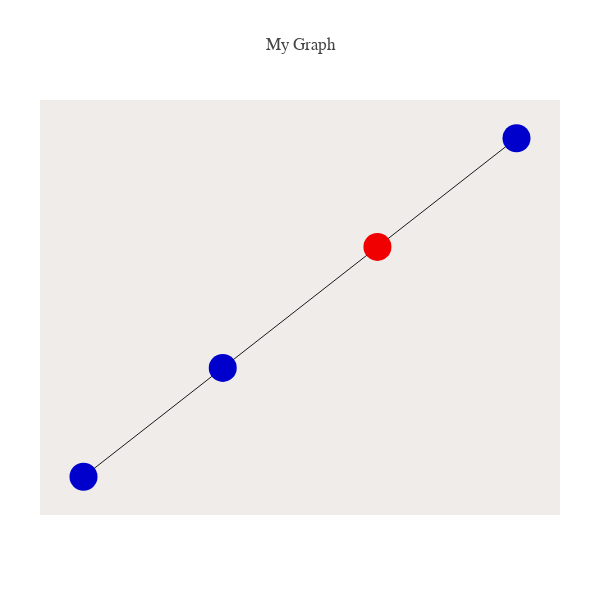

Notebook source saved alongside this figure:
### Code cell
### let's visualize the tree
### plotting a network because igraph is not installed.

from structure_tools.Coalesce_plots import plot_phyl_net

node_list= list(range(-1,Mp.shape[1]))
root= True
nodes_as_seqs= True

plot_phyl_net(data_phyl,leaves,node_list,edges,
              nodes_as_seqs= nodes_as_seqs,root= root)

### Figure 1 — Plotly figure (JSON) as saved in the notebook; plotly's stock layout.template omitted (floating-point values rounded to 4 significant figures)
{"data": [{"hoverinfo": "none", "line": {"color": "rgb(25,25,25)", "width": 1}, "mode": "lines", "type": "scatter", "uid": "2fe43f6e-731e-47f5-a435-75b45f6dbddd", "x": [0.2742, -0.2739, null, 0.2742, 0.7669, null, -0.2739, -0.7672, null], "y": [0.3574, -0.3569, null, 0.3574, 0.9996, null, -0.3569, -1, null]}, {"hoverinfo": "text", "marker": {"color": ["rgb(240,0,0)", "rgb(0,0,205)", "rgb(0,0,205)", "rgb(0,0,205)"], "size": 28}, "mode": "markers", "text": ["root: 0000", "1100", "1101", "0010\n0010"], "type": "scatter", "uid": "890a8043-753b-4028-852c-faa1ceed0837", "x": [0.2742, -0.2739, -0.7672, 0.7669], "y": [0.3574, -0.3569, -1, 0.9996]}], "layout": {"autosize": false, "font": {"family": "Balto"}, "height": 600, "hovermode": "closest", "margin": {"b": 85, "l": 40, "pad": 0, "r": 40, "t": 100}, "plot_bgcolor": "#efecea", "showlegend": false, "title": "My Graph", "width": 600, "xaxis": {"showgrid": false, "showline": false, "showticklabels": false, "title": "", "zeroline": false}, "yaxis": {"showgrid": false, "showline": false, "showticklabels": false, "title": "", "zeroline": false}}}
